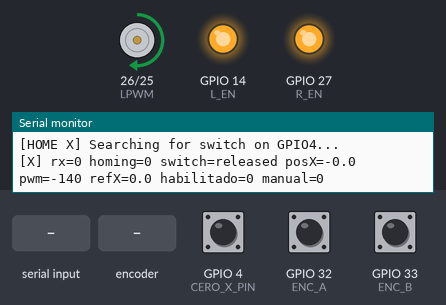
This sketch was run on a simulated ESP32. Parts: motor-driver pin pairs drawn as motors (green arrow = first pin HIGH = forward, orange = second pin HIGH = backward, longer = more drive), output pins drawn as LEDs (lit = HIGH), the last lines printed to the serial monitor. The inputs (shaded band) are chosen by the test bench; at power-on: GPIO 4 (CERO_X_PIN) HIGH, GPIO 32 (ENC_A) HIGH, GPIO 33 (ENC_B) HIGH.

Above: at 1.2 s.
1.3 s: GPIO 4 (CERO_X_PIN) pulled LOW for 0.15 s
At 2.0 s:
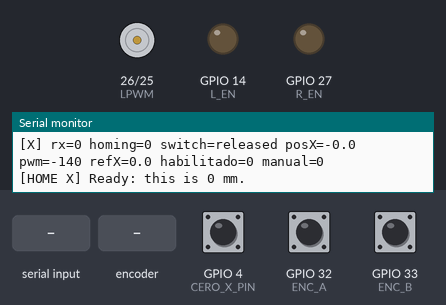
2.9 s: "l\n" received over Serial
At 3.3 s:
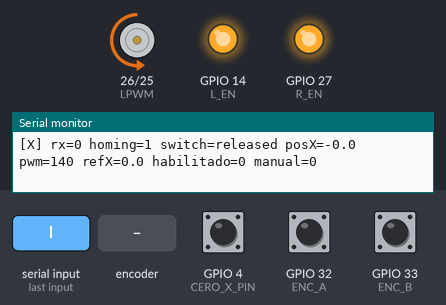
4.9 s: "x 90\n" received over Serial
At 5.7 s:
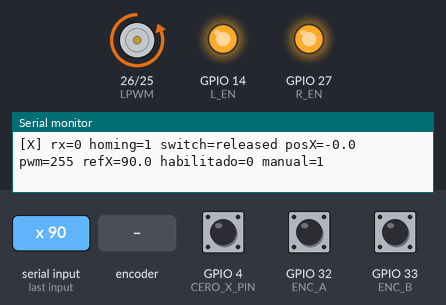
6.4 s: GPIO 4 (CERO_X_PIN) pulled LOW for 1 s
At 7.4 s:
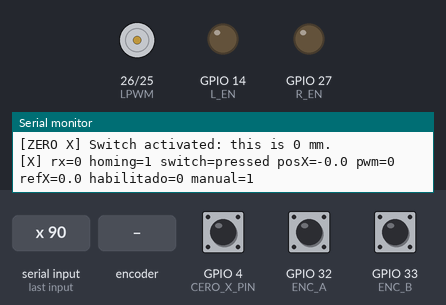
8.9 s: rotary encoder on GPIO 32 (ENC_A) / GPIO 33 (ENC_B) turned 1 step (first pin leading)
At 9.18 s:
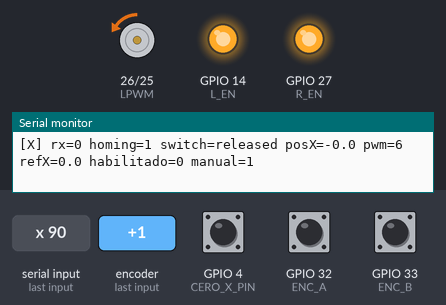
11.9 s: rotary encoder on GPIO 32 (ENC_A) / GPIO 33 (ENC_B) turned 2 steps (second pin leading)
At 13.94 s:
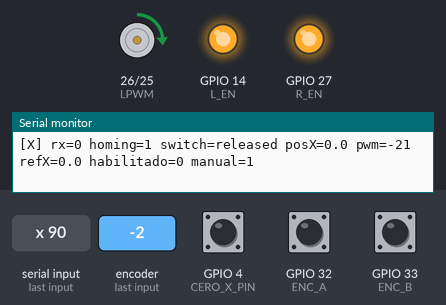
Timing chart, 0 to 23.3 s (numbered marks = the images above; inputs shaded):
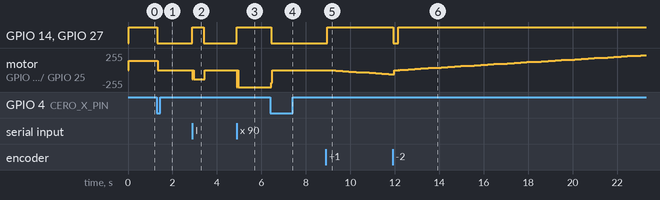

The sketch:

eje_x.ino
```cpp
// ESP32 X axis: BTS7960, encoder, automatic homing; Arduino-ESP32 2.x/3.x. NO switch: GPIO4 to
// NO, GND to COM. UART: X RX16 from S3 TX17, X TX17 to S3 RX18, shared GND. Receives $R,<refX
// mm>,<enabled>*HH; sends $T,<posX mm>,<refX mm>,<pwm>*HH and $H,<homing state>*HH. States: 0
// searching, 1 ready, 2 failed. HH is XOR between $ and *. Home before accepting setpoints. USB
// serial at 115200 with newline: r restarts; l measures X travel; x <mm> moves manually,
// ignoring S3; a restores S3 control. Status prints every second.

#include <Arduino.h>
#include <math.h>
#include <stdio.h>
#include <stdlib.h>
#include <string.h>
#include <esp_arduino_version.h>

// ================= HOMING =================

class HomingSwitch {
 public:
  enum Estado {
    BUSCANDO,
    LISTO,
    FALLO
  };

  void iniciar(unsigned long ahora, bool cerrado) {
    inicio = ahora;
    cambio = ahora;
    lectura = cerrado;
    estado = BUSCANDO;
  }

  int actualizar(
      unsigned long ahora,
      bool cerrado,
      int magnitud,
      unsigned long limiteMs
  ) {
    if (estado != BUSCANDO) return 0;

    if (cerrado != lectura) {
      lectura = cerrado;
      cambio = ahora;
    }

    if (ahora - inicio >= limiteMs) {
      estado = FALLO;
      return 0;
    }

    // Stop on switch detection; require 30 ms of stable closure before setting zero.
    if (lectura) {
      if (ahora - cambio >= 30) {
        estado = LISTO;
      }
      return 0;
    }

    // Wait for a stable open switch before moving.
    if (ahora - cambio < 30) return 0;

    // Move toward minimum X.
    return -magnitud;
  }

  Estado estado = BUSCANDO;

 private:
  unsigned long inicio = 0;
  unsigned long cambio = 0;
  bool lectura = false;
};

// PWM 255 caused enough inertia to overshoot the switch by about 10 mm.
constexpr int HOMING_PWM = 140;
constexpr unsigned long HOMING_TIMEOUT_MS = 60000;

HomingSwitch homing;
bool homingAnunciado = false;

// Pin assignments.

constexpr int ENC_A = 32;
constexpr int ENC_B = 33;

constexpr int RPWM = 25;
constexpr int LPWM = 26;
constexpr int R_EN = 27;
constexpr int L_EN = 14;

constexpr int UART_RX = 16;
constexpr int UART_TX = 17;

constexpr int CERO_X_PIN = 4;
constexpr unsigned long CERO_X_ANTIRREBOTE_MS = 30;

constexpr int CANAL_R = 0;
constexpr int CANAL_L = 1;

constexpr int PWM_HZ = 5000;
constexpr int PWM_BITS = 8;

// Mechanics: x4 quadrature encoder, 1496 counts per revolution.
constexpr float CPR = 11.0f * 34.0f * 4.0f;

// Sensor calibration: GPIO13 to GPIO11 is physically 85 mm but measured 290 at 40 mm/rev;
// adjusted scale is 40 * 85 / 290.
constexpr float MM_POR_VUELTA_X = 11.72f;

constexpr float X_MIN = 0.0f;
// Measured with l: stop at 876.3 using 40 mm/rev, equivalent to 256.8 mm; reserve 10 mm.
constexpr float X_MAX = 246.8f;

// Positive motion moves away from the switch; negative approaches it. Encoder counts rose toward
// the switch, so use sign -1.
constexpr int SIGNO_ENCODER = -1;
constexpr int SIGNO_MOTOR = 1;

// PID only. Apply gains to angular error in degrees.
constexpr float KP = 4.5122f;
constexpr float KI = 21.0020f;
constexpr float KD = 0.1834f;

constexpr float BANDA_GRADOS = 0.5f;

constexpr unsigned long CONTROL_MS = 10;
constexpr unsigned long TELEMETRIA_MS = 50;
constexpr unsigned long TIMEOUT_MS = 500;

// ================= VARIABLES =================

HardwareSerial enlace(2);
uint32_t bytesRx = 0;   // Received S3 byte count for link diagnostics.

volatile long conteo = 0;
volatile uint8_t estadoEncoder = 0;

portMUX_TYPE bloqueoEncoder = portMUX_INITIALIZER_UNLOCKED;

// Quadrature lookup table kept in RAM for the ISR.
DRAM_ATTR static const int8_t pasos[16] = {
   0, -1,  1,  0,
   1,  0,  0, -1,
  -1,  0,  0,  1,
   0,  1, -1,  0
};

float posX = 0.0f;
float refX = 0.0f;
int pwm = 0;

bool recibido = false;
bool habilitado = false;
bool manual = false;   // Manual serial x <mm> mode ignores S3 commands.

unsigned long ultimoComando = 0;

float integral = 0.0f;
float anteriorGrados = 0.0f;
float velocidadFiltrada = 0.0f;

int ceroXLectura = HIGH;
int ceroXEstable = HIGH;
unsigned long ceroXCambioMs = 0;

// ================= ENCODER =================

void IRAM_ATTR leerEncoder() {
  portENTER_CRITICAL_ISR(&bloqueoEncoder);

  const uint8_t actual =
      (digitalRead(ENC_A) << 1) | digitalRead(ENC_B);

  conteo += pasos[(estadoEncoder << 2) | actual];
  estadoEncoder = actual;

  portEXIT_CRITICAL_ISR(&bloqueoEncoder);
}

long leerConteo() {
  portENTER_CRITICAL(&bloqueoEncoder);
  const long copia = conteo;
  portEXIT_CRITICAL(&bloqueoEncoder);

  return copia;
}

// ================= DRIVER BTS7960 =================

void escribirPWM(int r, int l) {
#if ESP_ARDUINO_VERSION_MAJOR >= 3
  ledcWrite(RPWM, r);
  ledcWrite(LPWM, l);
#else
  ledcWrite(CANAL_R, r);
  ledcWrite(CANAL_L, l);
#endif
}

void detenerMotor() {
  escribirPWM(0, 0);

  digitalWrite(R_EN, LOW);
  digitalWrite(L_EN, LOW);

  pwm = 0;
}

void moverMotor(int orden) {
  orden = constrain(orden, -255, 255);

  if (orden == 0) {
    detenerMotor();
    return;
  }

  const int fisico = SIGNO_MOTOR * orden;

  escribirPWM(0, 0);

  digitalWrite(R_EN, HIGH);
  digitalWrite(L_EN, HIGH);

  escribirPWM(
      fisico > 0 ? fisico : 0,
      fisico < 0 ? -fisico : 0
  );

  pwm = orden;
}

// Switch zeroing: one zero per stable closure. Require release before accepting another closure.
bool atenderCeroX(unsigned long ahora) {
  const int lectura = digitalRead(CERO_X_PIN);

  if (lectura != ceroXLectura) {
    ceroXLectura = lectura;
    ceroXCambioMs = ahora;
  }

  if (lectura == ceroXEstable ||
      ahora - ceroXCambioMs < CERO_X_ANTIRREBOTE_MS) {
    return false;
  }

  ceroXEstable = lectura;

  if (ceroXEstable != LOW) return false;

  detenerMotor();

  portENTER_CRITICAL(&bloqueoEncoder);

  conteo = 0;
  estadoEncoder =
      (digitalRead(ENC_A) << 1) | digitalRead(ENC_B);

  portEXIT_CRITICAL(&bloqueoEncoder);

  posX = 0.0f;
  refX = 0.0f;

  integral = 0.0f;
  anteriorGrados = 0.0f;
  velocidadFiltrada = 0.0f;

  Serial.println(
      "[ZERO X] Switch activated: this is 0 mm."
  );

  return true;
}

// ================= HOMING AUTOMATICO =================

bool atenderHomingX(unsigned long ahora) {
  if (homing.estado == HomingSwitch::LISTO) {
    return false;
  }

  const int orden = homing.actualizar(
      ahora,
      digitalRead(CERO_X_PIN) == LOW,
      HOMING_PWM,
      HOMING_TIMEOUT_MS
  );

  // Homing bypasses PID position limits because absolute position is not yet known.
  moverMotor(orden);

  posX =
      SIGNO_ENCODER *
      (leerConteo() / CPR) *
      MM_POR_VUELTA_X;

  if (homing.estado == HomingSwitch::LISTO) {
    detenerMotor();

    portENTER_CRITICAL(&bloqueoEncoder);

    conteo = 0;
    estadoEncoder =
        (digitalRead(ENC_A) << 1) | digitalRead(ENC_B);

    portEXIT_CRITICAL(&bloqueoEncoder);

    posX = 0.0f;
    refX = 0.0f;

    integral = 0.0f;
    anteriorGrados = 0.0f;
    velocidadFiltrada = 0.0f;

    ceroXLectura = LOW;
    ceroXEstable = LOW;
    ceroXCambioMs = ahora;

    // Wait for a new command after establishing zero.
    recibido = false;
    habilitado = false;

    Serial.println("[HOME X] Ready: this is 0 mm.");

  } else if (homing.estado == HomingSwitch::FALLO &&
             !homingAnunciado) {
    detenerMotor();

    homingAnunciado = true;

    Serial.println(
        "[HOME X] ERROR: switch not found within 60 s. "
        "Restart to retry."
    );
  }

  return true;
}

// X travel test: after homing, serial l moves away from the switch until the motor stalls at the
// stop, then reports position.
constexpr int MEDIR_PWM = 140;
constexpr unsigned long MEDIR_QUIETO_MS = 500;
bool midiendoX = false;
unsigned long medirInicioMs = 0;
unsigned long medirAvanceMs = 0;
float medirMaxX = 0.0f;

bool atenderMedirX(unsigned long ahora) {
  if (!midiendoX) return false;

  posX = SIGNO_ENCODER * (leerConteo() / CPR) * MM_POR_VUELTA_X;

  if (posX > medirMaxX + 0.2f) {
    medirMaxX = posX;
    medirAvanceMs = ahora;
  }

  if (ahora - medirAvanceMs < MEDIR_QUIETO_MS &&
      ahora - medirInicioMs < 30000) {
    moverMotor(MEDIR_PWM);
    return true;
  }

  detenerMotor();
  midiendoX = false;
  refX = posX;
  integral = 0.0f;
  velocidadFiltrada = 0.0f;

  Serial.printf(
      "[LIMIT X] motor stopped at %.1f mm -> limit = %.1f mm\n",
      posX, posX - 10.0f);
  return true;
}

// ================= PROTOCOLO UART =================

uint8_t checksum(const char *s, size_t n) {
  uint8_t resultado = 0;

  for (size_t i = 0; i < n; ++i) {
    resultado ^= (uint8_t)s[i];
  }

  return resultado;
}

int hexDigito(char c) {
  if (c >= '0' && c <= '9') return c - '0';
  if (c >= 'A' && c <= 'F') return c - 'A' + 10;
  if (c >= 'a' && c <= 'f') return c - 'a' + 10;

  return -1;
}

void procesarLinea(char *linea) {
  if (linea[0] != '$') return;

  char *asterisco = strchr(linea, '*');

  if (!asterisco || strlen(asterisco + 1) != 2) {
    return;
  }

  const int h = hexDigito(asterisco[1]);
  const int l = hexDigito(asterisco[2]);

  if (h < 0 || l < 0) return;

  const uint8_t calculado =
      checksum(linea + 1, asterisco - linea - 1);

  if (calculado != ((h << 4) | l)) return;

  *asterisco = '\0';

  if (strncmp(linea + 1, "R,", 2) != 0) return;

  char *fin = nullptr;

  const float referencia = strtof(linea + 3, &fin);

  if (fin == linea + 3 ||
      !isfinite(referencia) ||
      *fin != ',') {
    return;
  }

  const char *flag = fin + 1;

  if ((flag[0] != '0' && flag[0] != '1') ||
      flag[1] != '\0') {
    return;
  }

  if (referencia < X_MIN || referencia > X_MAX) {
    return;
  }

  // Reject setpoints until homing completes and while serial manual movement is active.
  if (homing.estado != HomingSwitch::LISTO || manual) {
    return;
  }

  refX = referencia;
  habilitado = flag[0] == '1';

  recibido = true;
  ultimoComando = millis();
}

void leerUART() {
  static char linea[80];
  static size_t largo = 0;
  static bool capturando = false;

  for (int i = 0; i < 128 && enlace.available(); ++i) {
    const char c = enlace.read();
    bytesRx++;

    if (c == '$') {
      largo = 0;
      capturando = true;

      linea[largo++] = c;

    } else if (c == '\n' || c == '\r') {
      if (capturando && largo > 0) {
        linea[largo] = '\0';
        procesarLinea(linea);
      }

      largo = 0;
      capturando = false;

    } else if (capturando) {
      if (largo < sizeof(linea) - 1) {
        linea[largo++] = c;
      } else {
        largo = 0;
        capturando = false;
      }
    }
  }
}

// ================= CONTROL PID =================

void controlar(float dt, unsigned long ahora) {
  const float grados =
      SIGNO_ENCODER *
      (leerConteo() / CPR) *
      360.0f;

  // Linear position in millimeters.
  posX = grados * MM_POR_VUELTA_X / 360.0f;

  const bool activo =
      manual ||
      (recibido &&
       habilitado &&
       ahora - ultimoComando <= TIMEOUT_MS);

  if (!activo) {
    integral = 0.0f;
    velocidadFiltrada = 0.0f;
    anteriorGrados = grados;

    detenerMotor();
    return;
  }

  // Convert linear error to degrees.
  const float error =
      (refX - posX) * 360.0f / MM_POR_VUELTA_X;

  // Filtered derivative on measurement.
  velocidadFiltrada =
      0.8f * velocidadFiltrada +
      0.2f * (grados - anteriorGrados) / dt;

  anteriorGrados = grados;

  if (fabsf(error) <= BANDA_GRADOS) {
    integral = 0.0f;

    detenerMotor();
    return;
  }

  const float derivada = -KD * velocidadFiltrada;
  const float propuesta = integral + error * dt;

  const float u =
      KP * error +
      KI * propuesta +
      derivada;

  // Anti-windup.
  const bool empujaSaturacion =
      (u > 255.0f && error > 0.0f) ||
      (u < -255.0f && error < 0.0f);

  if (!empujaSaturacion) {
    integral = propuesta;
  }

  float salida =
      KP * error +
      KI * integral +
      derivada;

  salida = constrain(salida, -255.0f, 255.0f);

  // Limits based on measured position.
  if ((posX <= X_MIN && salida < 0.0f) ||
      (posX >= X_MAX && salida > 0.0f)) {
    salida = 0.0f;
    integral = 0.0f;
  }

  // While the switch is pressed, allow only motion away from it toward positive X.
  if ((digitalRead(CERO_X_PIN) == LOW ||
       ceroXEstable == LOW) &&
      salida < 0.0f) {
    salida = 0.0f;
    integral = 0.0f;
  }

  moverMotor((int)lroundf(salida));
}

// ================= TELEMETRIA =================

void enviarTelemetria() {
  char cuerpo[64];

  // Separate homing-status message.
  const int nh = snprintf(
      cuerpo,
      sizeof(cuerpo),
      "H,%d",
      (int)homing.estado
  );

  enlace.printf(
      "$%s*%02X\n",
      cuerpo,
      checksum(cuerpo, nh)
  );

  // Original position, setpoint, and PWM telemetry message.
  const int n = snprintf(
      cuerpo,
      sizeof(cuerpo),
      "T,%.3f,%.3f,%d",
      posX,
      refX,
      pwm
  );

  if (n > 0 && n < (int)sizeof(cuerpo)) {
    enlace.printf(
        "$%s*%02X\n",
        cuerpo,
        checksum(cuerpo, n)
    );
  }
}

// ================= MONITOR SERIE =================

void ejecutarComando(const char *linea) {
  float mm;

  if (strcmp(linea, "r") == 0) {
    ESP.restart();

  } else if (strcmp(linea, "l") == 0) {
    if (homing.estado == HomingSwitch::LISTO && !midiendoX) {
      midiendoX = true;
      medirInicioMs = medirAvanceMs = millis();
      medirMaxX = posX;
      Serial.println("[LIMIT X] Measuring: moving toward the travel stop...");
    }

  } else if (sscanf(linea, "x %f", &mm) == 1) {
    if (homing.estado != HomingSwitch::LISTO) {
      Serial.println("[MAP] Wait for X homing to finish.");
      return;
    }
    refX = constrain(mm, X_MIN, X_MAX);
    manual = true;
    Serial.printf("[MAP] Moving to x=%.1f (manual; \"a\" returns control to S3)\n", refX);

  } else if (strcmp(linea, "a") == 0) {
    manual = false;
    Serial.println("[MAP] Control returned to S3.");

  } else {
    Serial.printf("[MAP] Unknown command: %s\n", linea);
  }
}

void atenderMonitor() {
  static char linea[32];
  static size_t largo = 0;

  while (Serial.available()) {
    const char c = Serial.read();
    if (c == '\n' || c == '\r') {
      if (largo > 0) {
        linea[largo] = '\0';
        ejecutarComando(linea);
      }
      largo = 0;
    } else if (largo < sizeof(linea) - 1) {
      linea[largo++] = c;
    }
  }
}

// ================= INICIALIZACION =================

void setup() {
  Serial.begin(115200);

  pinMode(R_EN, OUTPUT);
  pinMode(L_EN, OUTPUT);

  digitalWrite(R_EN, LOW);
  digitalWrite(L_EN, LOW);

#if ESP_ARDUINO_VERSION_MAJOR >= 3
  const bool okR = ledcAttach(RPWM, PWM_HZ, PWM_BITS);
  const bool okL = ledcAttach(LPWM, PWM_HZ, PWM_BITS);

  if (!okR || !okL) {
    Serial.println(
        "PWM setup failed; driver disabled."
    );

    while (true) {
      delay(1000);
    }
  }
#else
  ledcSetup(CANAL_R, PWM_HZ, PWM_BITS);
  ledcSetup(CANAL_L, PWM_HZ, PWM_BITS);

  ledcAttachPin(RPWM, CANAL_R);
  ledcAttachPin(LPWM, CANAL_L);
#endif

  detenerMotor();

  pinMode(ENC_A, INPUT_PULLUP);
  pinMode(ENC_B, INPUT_PULLUP);

  estadoEncoder =
      (digitalRead(ENC_A) << 1) | digitalRead(ENC_B);

  attachInterrupt(
      digitalPinToInterrupt(ENC_A),
      leerEncoder,
      CHANGE
  );

  attachInterrupt(
      digitalPinToInterrupt(ENC_B),
      leerEncoder,
      CHANGE
  );

  pinMode(CERO_X_PIN, INPUT_PULLUP);

  ceroXLectura = digitalRead(CERO_X_PIN);
  ceroXEstable = HIGH;
  ceroXCambioMs = millis();

  enlace.begin(
      115200,
      SERIAL_8N1,
      UART_RX,
      UART_TX
  );

  homing.iniciar(
      millis(),
      digitalRead(CERO_X_PIN) == LOW
  );

  Serial.println("[HOME X] Searching for switch on GPIO4...");
}

// ================= BUCLE PRINCIPAL =================

void loop() {
  static unsigned long ultimoControl = millis();
  static unsigned long ultimaTelemetria = 0;
  static unsigned long ultimoLog = 0;

  // USB serial r restarts the board.
  atenderMonitor();

  leerUART();

  const unsigned long ahora = millis();

  if (ahora - ultimoControl >= CONTROL_MS) {
    const float dt =
        (ahora - ultimoControl) / 1000.0f;

    ultimoControl = ahora;

    if (!atenderHomingX(ahora) &&
        !atenderMedirX(ahora) &&
        !atenderCeroX(ahora)) {
      controlar(dt, ahora);
    }
  }

  if (ahora - ultimaTelemetria >= TELEMETRIA_MS) {
    ultimaTelemetria = ahora;
    enviarTelemetria();
  }

  // Status every second; homing states: 0 searching, 1 ready, 2 failed.
  if (ahora - ultimoLog >= 1000) {
    ultimoLog = ahora;
    Serial.printf("[X] rx=%lu homing=%d switch=%s posX=%.1f pwm=%d refX=%.1f habilitado=%d manual=%d\n",
                  (unsigned long)bytesRx, (int)homing.estado,
                  digitalRead(CERO_X_PIN) == LOW ? "pressed" : "released",
                  posX, pwm, refX, habilitado, manual);
  }

  delay(1);
}
```

Measured:
- after the input at 1.3 s, GPIO 14 (L_EN), GPIO 27 (R_EN): HIGH → LOW at once; motor on GPIO 26 (LPWM) / GPIO 25 (RPWM): forward 139/255 → stopped at once
- after the input at 2.9 s, GPIO 14 (L_EN), GPIO 27 (R_EN): LOW → HIGH at once, → LOW 0.51 s later; motor on GPIO 26 (LPWM) / GPIO 25 (RPWM): stopped → backward 139/255 at once, → stopped 0.54 s later
- after the input at 4.9 s, GPIO 14 (L_EN), GPIO 27 (R_EN): LOW → HIGH at once; motor on GPIO 26 (LPWM) / GPIO 25 (RPWM): stopped → backward 255/255 at once
- after the input at 6.4 s, GPIO 14 (L_EN), GPIO 27 (R_EN): HIGH → LOW at once; motor on GPIO 26 (LPWM) / GPIO 25 (RPWM): backward 255/255 → stopped at once
- after the input at 8.9 s, GPIO 14 (L_EN), GPIO 27 (R_EN): LOW → HIGH after 0.06 s
- after the input at 11.9 s, GPIO 14 (L_EN), GPIO 27 (R_EN): HIGH → LOW at once, → HIGH 0.22 s later
